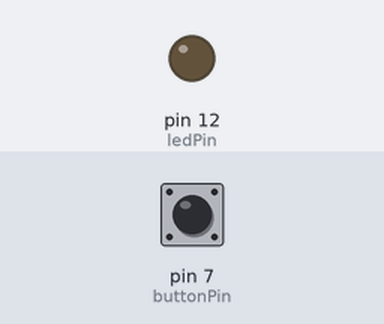
A sketch run on a simulated Arduino Uno, built with avr-gcc and run on an emulated ATmega328P. Shown: output pins drawn as LEDs (lit = HIGH). Dashed ring = blinking. The inputs (shaded band) are chosen by the test bench; at power-on: pin 7 (buttonPin) HIGH.

Above: at 1.2 s.
1.3 s: pin 7 (buttonPin) pulled LOW for 0.15 s
At 2.4 s:
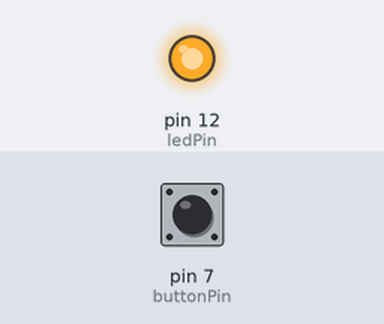
2.9 s: pin 7 (buttonPin) pulled LOW for 3.2 s
At 3.06 s:
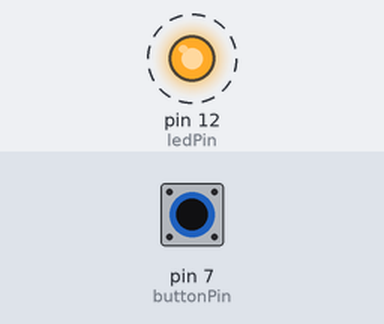
Timing chart, 0 to 7.6 s (numbered marks = the images above; inputs shaded):
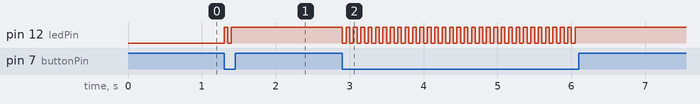

The sketch:

activity-2.ino
```cpp
#define buttonPin 7
#define ledPin 12

int is_activated = false;

void setup()
{
  // Configure pins
  pinMode(buttonPin, INPUT_PULLUP);
  pinMode(ledPin,OUTPUT);
}

void loop()
{
  // Verify user input
  int pressed = digitalRead(buttonPin);

  // Change LED status
  if (pressed == LOW)
    is_activated = !is_activated;

  // Verify LED
  if (is_activated)
    digitalWrite(ledPin,HIGH);
  else
    digitalWrite(ledPin,LOW);
  delay(50);
}
```

activity-1.ino
```cpp

```

Measured:
- after the input at 1.3 s, pin 12 (ledPin): LOW → HIGH at once, → LOW 0.05 s later, → HIGH 0.05 s later
- after the input at 2.9 s, pin 12 (ledPin): alternates HIGH for 0.05 s and LOW for 0.05 s, 64 changes in all, then stays HIGH, starting at once
